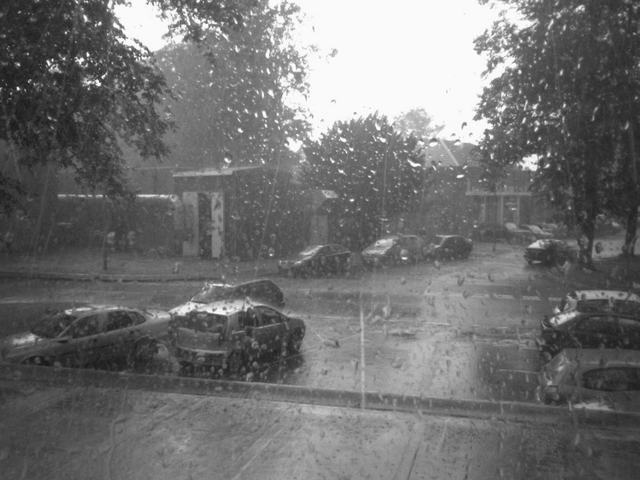
//> input picture assingment_things/testing.png, 640 x 480 px
$ ./main ../assingment_things/testing.png ../assingment_things/colour_carrier.png   (built with g++ and OpenCV 4)
//> lines starting //> are read from the running program, lines starting //| are printed output that depends on the picture
/*	this is the decoder for Part B of the image processing analysis assignment
*
*	here it finds the message from the Part B encoder by finding the scrabled message
*	and with the right pass word able to relocate every pixel to the correct place
*	to give the message.
*
*	to use go to exe and give it your original and encoded, run it and it will ask for password
*	if the password is right, it will give the right message back. else just looks like random noise
*
*	the hash_djb2 is not mine, given to us by website (stated inside funciton), lectuere said
*	we can use it.
*
*/


#include<iostream>
#include <opencv2/opencv.hpp>
#include <vector>

unsigned long hash_djb2(const char* str);
cv::Mat decode(cv::Mat& carrier, cv::Mat& to_encrypt);
void flatten_shuffle_back(std::vector<cv::Point2i>& flat_coord, std::vector<int>& shuffle_order, cv::Mat& img, cv::RNG& rng);

int main(int argc, char** argv) {

	//if not right number of arguments given terminates program
	if (argc != 3) {
		//displays message
		std::cout << "you do not have the right amount of arguments" << std::endl;
		return -1;
	}
	//asks for password
	std::cout << "plaese put in your password: ";
	std::string password;
	std::getline(std::cin, password);
//> the answer given: ../assingment_things/colour_carrier.png
	unsigned long hash_number = hash_djb2(password.c_str()); //gets seed number

	cv::RNG rng(hash_number); //sets rng class with seed

	//sets the files to help the decode  process
	cv::Mat original, to_decode, message;
	std::vector<cv::Point2i> flat;
	std::vector<int> swap;

	//sees if fiels are there
	//if not there it will display the message and terminate the program
	original = cv::imread(argv[1], CV_LOAD_IMAGE_GRAYSCALE);
//> original is the input picture: 480 rows x 640 cols, CV_8UC1; min 17, max 255, mean 112.9
	if (original.empty()) { std::cout << "original img is emtpy (path might be wrong)" << std::endl; return -1; }
	to_decode = cv::imread(argv[2], CV_LOAD_IMAGE_GRAYSCALE);
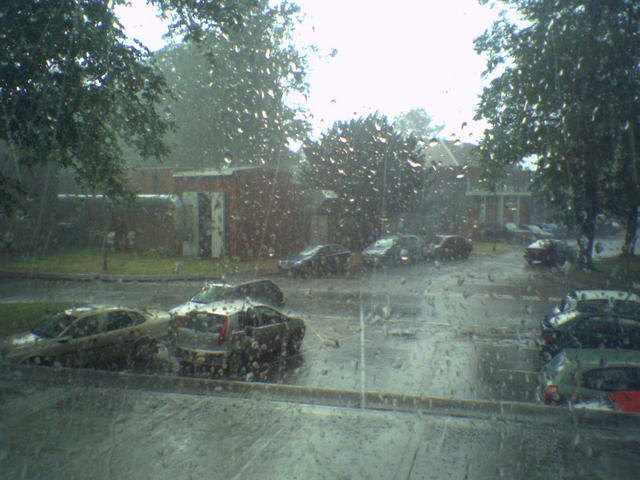
//> input picture assingment_things/colour_carrier.png, 640 x 480 px
//> to_decode: 480 rows x 640 cols, CV_8UC1; min 16, max 255, mean 112.4
	if (to_decode.empty()) { std::cout << "image to decode is emtpy (path might be wrong)" << std::endl; return -1; }

	//decodes the scrabled message
	message = decode(original, to_decode);
	//does the actual unscrabling
	flatten_shuffle_back(flat, swap, message, rng);

	//waits for keypress
	cvWaitKey(0);
	cv::destroyAllWindows();

	//saves message
	cv::imwrite("../outputs/Part_B_decoded.png", message);
	std::cout << "saved " << std::endl;
	return 0;
}

unsigned long hash_djb2(const char* str)
{
	/*
	this function isnt mine, got it from here http://www.cse.yorku.ca/~oz/hash.html
	*/
	unsigned long hash_function = 1;
	int cnt;

	while (cnt = *str++)
		hash_function = ((hash_function << 5) + hash_function) + cnt;

	return hash_function;
}

cv::Mat decode(cv::Mat& carrier, cv::Mat& to_dencrypt) {
	cv::Mat decoded = 255 - (to_dencrypt - carrier) * 255; //does the oposite of what the encoder did
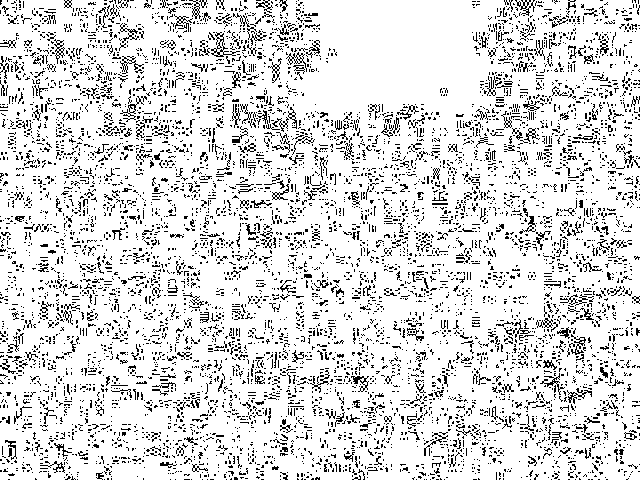
//> decoded: 480 rows x 640 cols, CV_8UC1; 85.9% white; black in thin lines or dots

	//displays what came out.
	cv::namedWindow("decoded but scrambled");
	cv::imshow("decoded but scrambled", decoded);

	return decoded;
}

void flatten_shuffle_back(std::vector<cv::Point2i>& flat_coord, std::vector<int>& shuffle_order, cv::Mat& img, cv::RNG& rng) {
	// this reconscruts the vector in which to swap the pixel with.
	// goes instead of going forward, it just goes back ward to be
	//able to palce the pixels in the right order to display message

	int idx; //this is what randomd number will be sored
	for (int x = 0; x < img.rows; x++) {
		for (int y = 0; y < img.cols; y++) {
			// goes through each pixel and puts it into one vector
			// each time it does this, it gives a "random" number to the shuffle order
			flat_coord.push_back(cv::Point2i(x, y));
			idx = rng.uniform(1, img.cols * img.rows);
			shuffle_order.push_back(idx);
		}
	}
//> after the loop, flat_coord = 307200 items; shuffle_order = 307200 items


	//shuffle coords into correct order
	for (int i = 0; i < flat_coord.size(); i++) {
		cv::Point2i temp = flat_coord[i]; //saves point 1
		flat_coord[i] = flat_coord[shuffle_order[i]]; //saves point2 coords into point 1
		flat_coord[shuffle_order[i]] = temp; //point 1 info was lost lucky we saved it -> saves point 1 into point 2
	}
//> this loop made 307200 passes
//> temp on passes 1 to 3: Point(0, 0), Point(0, 1), Point(0, 2)

	//using samve idea as loop above but with the actual image
	//also goes back for from essentiall "unmixing" pixels
	int temp;
	idx = flat_coord.size()-1;
//> idx = 307199
	for (int x = img.rows - 1; x >= 0; x--) {
		for (int y = img.cols - 1; y >= 0; y--) {
			temp = img.at<uchar>(x, y); //saves point 1
			img.at<uchar>(x, y) = img.at<uchar>(flat_coord[idx].x, flat_coord[idx].y); //sets point 1 to be point 2
			img.at<uchar>(flat_coord[idx].x, flat_coord[idx].y) = temp; //sets point 2 to be point 1
			idx--;
		}
	}
//> this loop made 480 passes
//> (temp, idx) on passes 1 to 3: (255, 306559), (255, 305919), (255, 305279)
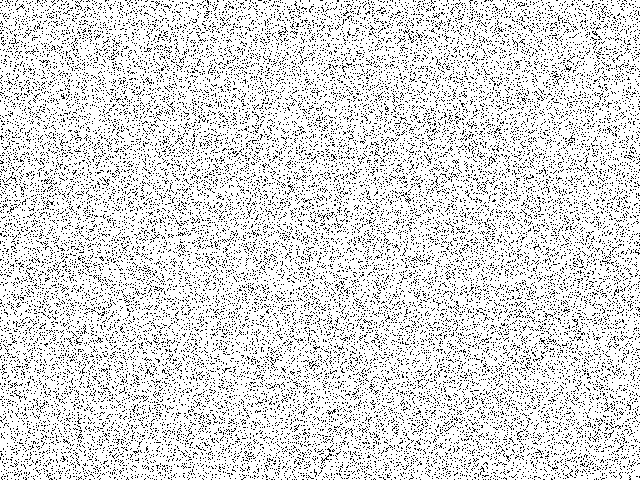
//> img: 480 rows x 640 cols, CV_8UC1; 85.9% white; black in thin lines or dots
//> after the loop, temp = 0; idx = -1
//> in main, `flatten_shuffle_back(flat, swap, message, rng);`: flat = 307200 items
	//displays img.
	cv::namedWindow("unscrambled");
	cv::imshow("unscrambled", img);
	cv::imwrite("../Visual/Part_B_decoder_visual/Unscrambled.png", img);
	std::cout << "saved unscram" << std::endl;
}
